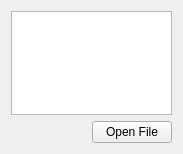
<?xml version="1.0" encoding="UTF-8"?>
<ui version="4.0">
 <class>LogViewerAdapter</class>
 <widget class="QWidget" name="LogViewerAdapter">
  <property name="geometry">
   <rect>
    <x>0</x>
    <y>0</y>
    <width>183</width>
    <height>154</height>
   </rect>
  </property>
  <property name="sizePolicy">
   <sizepolicy hsizetype="Preferred" vsizetype="Preferred">
    <horstretch>0</horstretch>
    <verstretch>0</verstretch>
   </sizepolicy>
  </property>
  <property name="windowTitle">
   <string>Form</string>
  </property>
  <layout class="QVBoxLayout" name="verticalLayout">
   <item>
    <widget class="QTextBrowser" name="txt_log">
     <property name="sizePolicy">
      <sizepolicy hsizetype="Expanding" vsizetype="Expanding">
       <horstretch>0</horstretch>
       <verstretch>0</verstretch>
      </sizepolicy>
     </property>
     <property name="minimumSize">
      <size>
       <width>0</width>
       <height>0</height>
      </size>
     </property>
     <property name="autoFillBackground">
      <bool>false</bool>
     </property>
     <property name="html">
      <string>&lt;!DOCTYPE HTML PUBLIC &quot;-//W3C//DTD HTML 4.0//EN&quot; &quot;http://www.w3.org/TR/REC-html40/strict.dtd&quot;&gt;
&lt;html&gt;&lt;head&gt;&lt;meta name=&quot;qrichtext&quot; content=&quot;1&quot; /&gt;&lt;style type=&quot;text/css&quot;&gt;
p, li { white-space: pre-wrap; }
&lt;/style&gt;&lt;/head&gt;&lt;body style=&quot; font-family:'Ubuntu'; font-size:11pt; font-weight:400; font-style:normal;&quot;&gt;
&lt;p style=&quot;-qt-paragraph-type:empty; margin-top:0px; margin-bottom:0px; margin-left:0px; margin-right:0px; -qt-block-indent:0; text-indent:0px;&quot;&gt;&lt;br /&gt;&lt;/p&gt;&lt;/body&gt;&lt;/html&gt;</string>
     </property>
    </widget>
   </item>
   <item>
    <layout class="QHBoxLayout" name="horizontalLayout">
     <item>
      <spacer name="horizontalSpacer">
       <property name="orientation">
        <enum>Qt::Horizontal</enum>
       </property>
       <property name="sizeHint" stdset="0">
        <size>
         <width>40</width>
         <height>20</height>
        </size>
       </property>
      </spacer>
     </item>
     <item>
      <widget class="QPushButton" name="btn_open">
       <property name="sizePolicy">
        <sizepolicy hsizetype="Preferred" vsizetype="Fixed">
         <horstretch>0</horstretch>
         <verstretch>0</verstretch>
        </sizepolicy>
       </property>
       <property name="text">
        <string>Open File</string>
       </property>
      </widget>
     </item>
    </layout>
   </item>
  </layout>
 </widget>
 <resources/>
 <connections/>
</ui>
